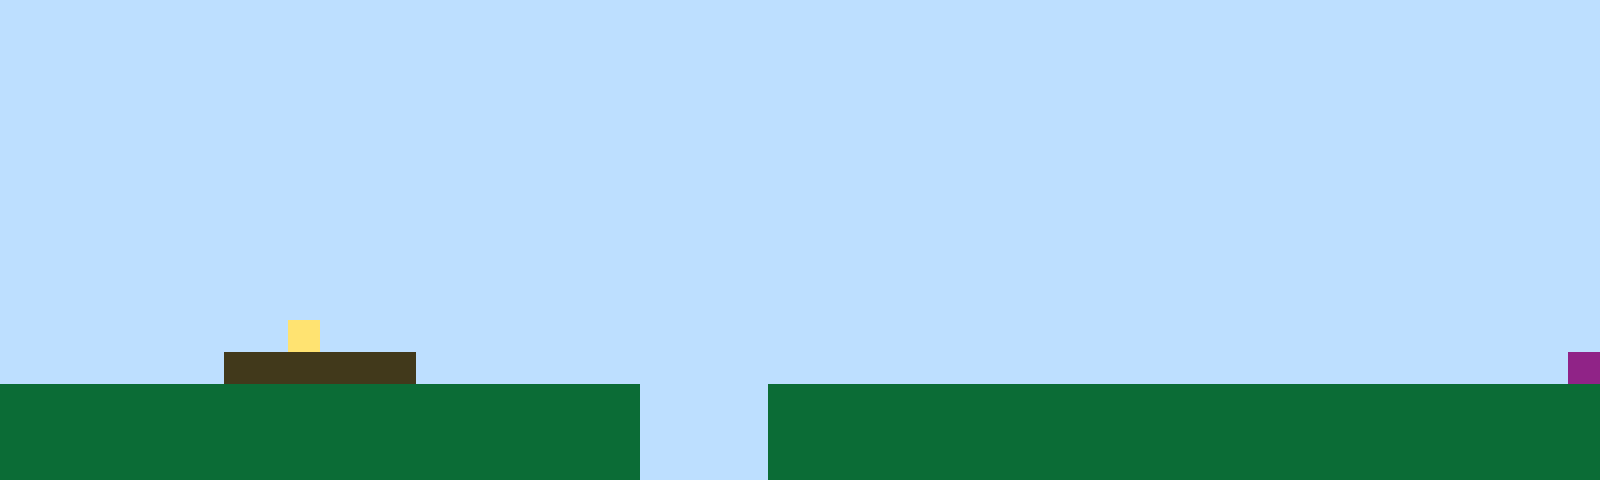

A 2D game scene composited from a Tiled map and its tileset images. What follows is a short description and the map's XML, with every tile layer's data as written:
An orthogonal 50x15 tile map with 32x32 px tiles, 1 tile layer (Tile Layer 1).

<map version="1.10" tiledversion="1.11.2" orientation="orthogonal" renderorder="right-up" width="50" height="15" tilewidth="32" tileheight="32" infinite="0" nextlayerid="2" nextobjectid="1"><editorsettings><export target="map1.csv" format="csv" /></editorsettings><tileset firstgid="1" name="sprites" tilewidth="32" tileheight="32" tilecount="6" columns="3"><image source="sprites.png" width="96" height="64" /></tileset><layer id="1" name="Tile Layer 1" width="50" height="15"><data encoding="csv">1,1,1,1,1,1,1,1,1,1,1,1,1,1,1,1,1,1,1,1,1,1,1,1,1,1,1,1,1,1,1,1,1,1,1,1,1,1,1,1,1,1,1,1,1,1,1,1,1,1,1,1,1,1,1,1,1,1,1,1,1,1,1,1,1,1,1,1,1,1,1,1,1,1,1,1,1,1,1,1,1,1,1,1,1,1,1,1,1,1,1,1,1,1,1,1,1,1,1,1,1,1,1,1,1,1,1,1,1,1,1,1,1,1,1,1,1,1,1,1,1,1,1,1,1,1,1,1,1,1,1,1,1,1,1,1,1,1,1,1,1,1,1,1,1,1,1,1,1,1,1,1,1,1,1,1,1,1,1,1,1,1,1,1,1,1,1,1,1,1,1,1,1,1,1,1,1,1,1,1,1,1,1,1,1,1,1,1,1,1,1,1,1,1,1,1,1,1,1,1,1,1,1,1,1,1,1,1,1,1,1,1,1,1,1,1,1,1,1,1,1,1,1,1,1,1,1,1,1,1,1,1,1,1,1,1,1,1,1,1,1,1,1,1,1,1,1,1,1,1,1,1,1,1,1,1,1,1,1,1,1,1,1,1,1,1,1,1,1,1,1,1,1,1,1,1,1,1,1,1,1,1,1,1,1,1,1,1,1,1,1,1,1,1,1,1,1,1,1,1,1,1,1,1,1,1,1,1,1,1,1,1,1,1,1,1,1,1,1,1,1,1,1,1,1,1,1,1,1,1,1,1,1,1,1,1,1,1,1,1,1,1,1,1,1,1,1,1,1,1,1,1,1,1,1,1,1,1,1,1,1,1,1,1,1,1,1,1,1,1,1,1,1,1,1,1,1,1,1,1,1,1,1,1,1,1,1,1,1,1,1,1,1,1,1,1,1,1,1,1,1,1,1,1,1,1,1,1,1,1,1,1,1,1,1,1,1,1,1,1,1,1,1,1,1,1,1,1,1,1,1,1,1,1,1,1,1,1,1,1,1,1,1,1,1,1,1,1,1,1,1,1,1,1,1,1,1,1,1,1,1,1,1,1,1,1,1,1,1,1,1,1,1,1,1,1,1,1,1,1,1,1,1,1,1,1,1,1,1,1,1,1,1,1,1,1,1,1,1,1,1,1,1,1,1,1,1,1,1,4,1,1,1,1,1,1,1,1,1,1,1,1,1,1,1,1,1,1,1,1,1,1,1,1,1,1,1,1,1,1,1,1,1,1,1,1,1,1,1,1,1,1,1,1,1,1,1,3,3,3,3,3,3,1,1,1,1,1,1,1,1,1,1,1,1,1,1,1,1,1,1,1,1,1,1,1,1,1,1,1,1,1,1,1,1,1,1,1,1,6,2,2,2,2,2,2,2,2,2,2,2,2,2,2,2,2,2,2,2,2,1,1,1,1,2,2,2,2,2,2,2,2,2,2,2,2,2,2,2,2,2,2,2,2,2,2,2,2,2,2,2,2,2,2,2,2,2,2,2,2,2,2,2,2,2,2,2,2,2,2,1,1,1,1,2,2,2,2,2,2,2,2,2,2,2,2,2,2,2,2,2,2,2,2,2,2,2,2,2,2,2,2,2,2,2,2,2,2,2,2,2,2,2,2,2,2,2,2,2,2,1,1,1,1,2,2,2,2,2,2,2,2,2,2,2,2,2,2,2,2,2,2,2,2,2,2,2,2,2,2</data></layer></map>
